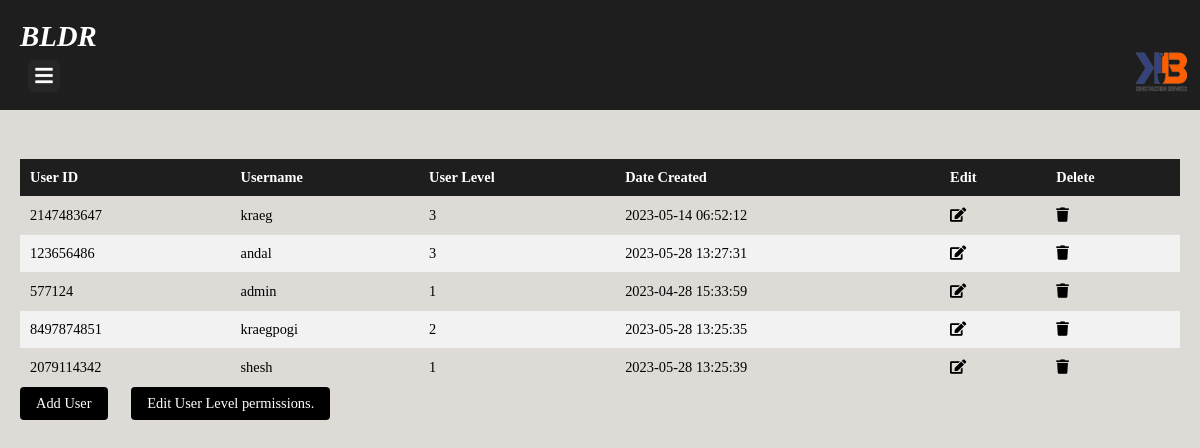
Screenshot of /display_users.php (signed in) with the database file from the repository.
### tables this page shows
CREATE TABLE `users` (
  `id` bigint(20) NOT NULL,
  `user_id` bigint(20) NOT NULL,
  `user_name` varchar(100) NOT NULL,
  `password` varchar(100) NOT NULL,
  `date` timestamp NOT NULL DEFAULT current_timestamp() ON UPDATE current_timestamp(),
  `user_level` int(11) NOT NULL,
  `status` enum('active','inactive') NOT NULL DEFAULT 'active'
);

### display_users.php (the view, shortened to what this page needs)
<?php
include("permission.php");
include('layouts/header.php');
?>
<link rel="stylesheet" href="display_user.css">
    <div class="main-content">
<table class="table table-striped">
    <thead>
        <tr>
            <th>User ID</th>
            <th>Username</th>
            <th>User Level</th>
            <th>Date Created</th>
            <th>Edit</th>
            <th>Delete</th>
        </tr>
    </thead>
    <tbody>
        <?php
        $query = "SELECT * FROM users WHERE status = 'active'";
        $result = mysqli_query($con, $query);
        while ($row = mysqli_fetch_assoc($result)) {
            $id = $row['id'];
            $user_id = $row['user_id'];
            $username = $row['user_name'];
            $user_level = $row['user_level'];
            $created_date = $row['date'];
        ?>
        <tr>
            <td><?php echo $user_id; ?></td>
            <td><?php echo $username; ?></td>
            <td><?php echo $user_level; ?></td>
            <td><?php echo $created_date; ?></td>
            <td>
                <a href="edit_user.php?user_id=<?php echo $id; ?>" class="btn btn-primary">
                    <i class="fas fa-edit" style="color: black;"></i>
                </a>
            </td>
            <td>
    <a href="#" onclick="deleteUser('<?php echo $id; ?>')" class="btn btn-danger" id="delete_<?php echo $id; ?>"><i class="fas fa-trash" style="color: black;"></i></a>
<?php } ?>
</td>
            </tr>        </tbody>
    </table>
	<a href="add_user.php" class="add-user-btn">Add User</a>
  <a href="edit_permissions.php" class="add-user-btn">Edit User Level permissions.</a>
    </div>
  </body>
</html>

### bldr.css (style rules this page uses)
body { font-size: 0.9em; }
* { margin: 0; padding: 0; text-decoration: none; }
.main-content { margin-left: 0; padding: 20px; transition: margin-left 0.5s; }
a { color: inherit; text-decoration: none; }
.main-content { margin-top: 100px; }
body { background-color: #dedbd7; }

### display_user.css (style rules this page uses)
table { width: 100%; border-collapse: collapse; border-spacing: 0; margin-top: 20px; }
thead { background-color: #1e1e1e; color: #fff; }
th, td { padding: 10px; text-align: left; border-bottom: 1px solid #ddd; }
tbody tr:nth-child(even) { background-color: #f2f2f2; }
.add-user-btn { background-color: #000000; color: #fff; border: none; padding: 8px 16px; border-radius: 4px; margin-right: 20px; cursor: pointer; display: inline-block; }

### rows the page displays
users: user "2147483647", user_name "kraeg", user_level "3", date "2023-05-14 06:52:12"
users: user "123656486", user_name "andal", user_level "3", date "2023-05-28 13:27:31"
users: user "577124", user_name "admin", user_level "1", date "2023-04-28 15:33:59"
users: user "8497874851", user_name "kraegpogi", user_level "2", date "2023-05-28 13:25:35"
users: user "2079114342", user_name "shesh", user_level "1", date "2023-05-28 13:25:39"
